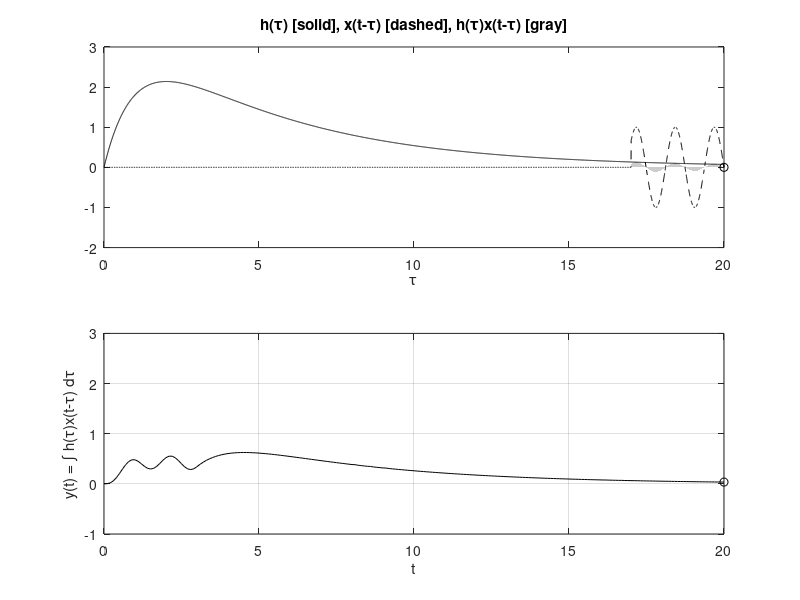

MATLAB code for this plot:
u = @(t) 1.0*(t>=0);
x = @(t) (u(t) - u(t-3)).*(sin(5*t)); 
h = @(t) 4*(exp(-t/5)-exp(-t)).*(u(t)-u(t-20));
dtau = 0.005; tau = 0:dtau:20;
ti = 0; tvec = 0:.1:20;
y = NaN*zeros(1,length(tvec)); % Pre-allocate memory
for t = tvec
ti = ti+1; % Time index
xh = x(t-tau).*h(tau); lxh = length(xh);
y(ti) = sum(xh.*dtau); % Trapezoidal approximation of convolution integral
subplot(2,1,1),plot(tau,h(tau),'k-',tau,x(t-tau),'k--',t,0,'ok');
axis([tau(1) tau(end) -2.0 3]);
patch([tau(1:end-1);tau(1:end-1);tau(2:end);tau(2:end)],...
[zeros(1,lxh-1);xh(1:end-1);xh(2:end);zeros(1,lxh-1)],...
[.8 .8 .8],'edgecolor','none');
xlabel('\tau'); title('h(\tau) [solid], x(t-\tau) [dashed], h(\tau)x(t-\tau) [gray]');
c = get(gca,'children'); set(gca,'children',[c(2);c(3);c(4);c(1)]);
subplot(2,1,2),plot(tvec,y,'k',tvec(ti),y(ti),'ok');
xlabel('t'); ylabel('y(t) = \int h(\tau)x(t-\tau) d\tau');
axis([tau(1) tau(end) -1.0 3]); grid;drawnow;
end